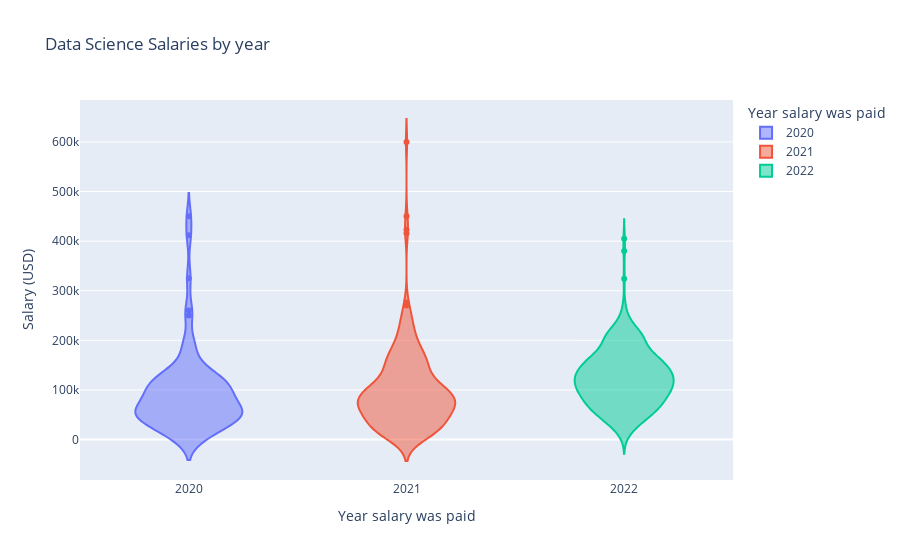

Notebook source saved alongside this figure:
### Markdown cell above
### Violin Plot
Allows us to see full staistics of each given year

### Code cell
# Get a visual representation of how salaries in each given year are distributed

px.violin(data,x='work_year',y='salary_in_usd',color='work_year',labels={'work_year':'Year salary was paid','salary_in_usd':'Salary (USD)'},title='Data Science Salaries by year')

### Figure 1 — Plotly figure (JSON) as saved in the notebook; plotly's stock layout.template omitted (floating-point values rounded to 4 significant figures; data arrays with more than 128 entries replaced by an {"elided": "..."} marker saying what was removed)
{"data": [{"alignmentgroup": "True", "box": {"visible": false}, "hovertemplate": "Year salary was paid=%{x}<br>Salary (USD)=%{y}<extra></extra>", "legendgroup": "2020", "marker": {"color": "#636efa"}, "name": "2020", "offsetgroup": "2020", "orientation": "v", "scalegroup": "True", "showlegend": true, "type": "violin", "x": [2020, 2020, 2020, 2020, 2020, 2020, 2020, 2020, 2020, 2020, 2020, 2020, 2020, 2020, 2020, 2020, 2020, 2020, 2020, 2020, 2020, 2020, 2020, 2020, 2020, 2020, 2020, 2020, 2020, 2020, 2020, 2020, 2020, 2020, 2020, 2020, 2020, 2020, 2020, 2020, 2020, 2020, 2020, 2020, 2020, 2020, 2020, 2020, 2020, 2020, 2020, 2020, 2020, 2020, 2020, 2020, 2020, 2020, 2020, 2020, 2020, 2020, 2020, 2020, 2020, 2020, 2020, 2020, 2020, 2020, 2020, 2020], "x0": " ", "xaxis": "x", "y": [79833, 260000, 109024, 20000, 150000, 72000, 190000, 35735, 135000, 125000, 51321, 40481, 39916, 87000, 85000, 8000, 41689, 114047, 5707, 56000, 43331, 6072, 47899, 98000, 115000, 325000, 42000, 33511, 100000, 117104, 59303, 70000, 68428, 450000, 46759, 74130, 103000, 250000, 10000, 138000, 45760, 79833, 50180, 106000, 112872, 15966, 76958, 188000, 105000, 70139, 6072, 91000, 45896, 54742, 60000, 148261, 38776, 118000, 120000, 138350, 110000, 130800, 21669, 412000, 45618, 62726, 49268, 190200, 105000, 91237, 62726, 42197], "y0": " ", "yaxis": "y"}, {"alignmentgroup": "True", "box": {"visible": false}, "hovertemplate": "Year salary was paid=%{x}<br>Salary (USD)=%{y}<extra></extra>", "legendgroup": "2021", "marker": {"color": "#EF553B"}, "name": "2021", "offsetgroup": "2021", "orientation": "v", "scalegroup": "True", "showlegend": true, "type": "violin", "x": {"elided": "217 int values"}, "x0": " ", "xaxis": "x", "y": {"elided": "217 int values"}, "y0": " ", "yaxis": "y"}, {"alignmentgroup": "True", "box": {"visible": false}, "hovertemplate": "Year salary was paid=%{x}<br>Salary (USD)=%{y}<extra></extra>", "legendgroup": "2022", "marker": {"color": "#00cc96"}, "name": "2022", "offsetgroup": "2022", "orientation": "v", "scalegroup": "True", "showlegend": true, "type": "violin", "x": {"elided": "318 int values"}, "x0": " ", "xaxis": "x", "y": {"elided": "318 int values"}, "y0": " ", "yaxis": "y"}], "layout": {"legend": {"title": {"text": "Year salary was paid"}, "tracegroupgap": 0}, "title": {"text": "Data Science Salaries by year"}, "violinmode": "overlay", "xaxis": {"anchor": "y", "categoryarray": [2020, 2021, 2022], "categoryorder": "array", "domain": [0, 1], "title": {"text": "Year salary was paid"}}, "yaxis": {"anchor": "x", "domain": [0, 1], "title": {"text": "Salary (USD)"}}}}
